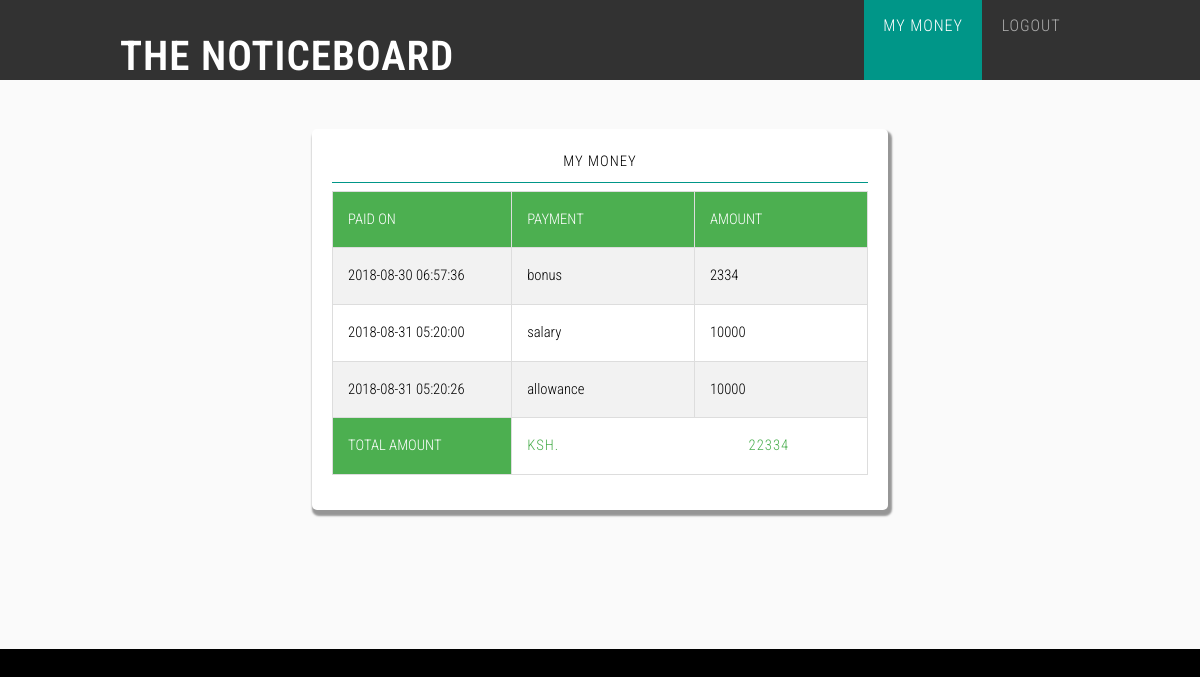
Page /login/my_money.php (signed in) on the committed database.
### tables this page shows
CREATE TABLE IF NOT EXISTS `payments` (
  `id` int(11) NOT NULL AUTO_INCREMENT,
  `username` varchar(40) NOT NULL,
  `amount` double NOT NULL,
  `payment_type` varchar(40) NOT NULL,
  `created_at` datetime NOT NULL,
  `updated_at` datetime NOT NULL,
  PRIMARY KEY (`id`)
);

### login/my_money.php (the view, shortened to what this page needs)
<!DOCTYPE HTML>
<html>
<head>
</head>
<body>
<div id="header">
    <div class="container">
        <div id="logo">
            <h1><a href="http://localhost/kaesa/">The NoticeBoard</a></h1>
        </div>
        <nav id="nav">
            <ul>
                <li class="active"><a href='#'>my money</a></li>
                <li><a href='http://localhost/kaesa/posts/assets/API/logout.coach.inc.php'>LOGOUT</a></li>
            </ul>
        </nav>
    </div>
</div>
<div id='page'>
    <div id='marketing' class='container'>
        <div id='card' class='container'>
            <h1 id='coaches'><a href=''> <center>MY MONEY </a> <center></h1><hr>
            <div style="overflow-x:auto;">
                <table style="width:100%">
                    <tr><th>PAID ON</th><th>PAYMENT </th> <th>AMOUNT </th>   </tr>
          <?php
$game = $_SESSION['username'];
$c_sql_query= "SELECT * FROM `payments` WHERE username = '$game'  ";
$c_post_content_result=mysql_query($c_sql_query);
if ($c_post_content_result || mysql_num_rows($c_post_content_result) > 0) {
    while ($c_content_puller = mysql_fetch_assoc($c_post_content_result)) {
        $payment_type = $c_content_puller['payment_type'];
        $amount = $c_content_puller['amount'];
        $date = $c_content_puller['created_at'];
        echo "
        <tr><td>$date</td><td>$payment_type</td> <td>$amount </td>
    ";
    }
}
?>
                <?php
                $sql = "SELECT sum(amount) FROM payments WHERE username = '$game' ";
                $q = mysql_query($sql);
                $row = mysql_fetch_array($q);
$amount = $row[0];
                    echo"
                     <tr ><th > TOTAL AMOUNT </th ><td colspan='2' ><h6>KSH.  $amount</h6></td >  </tr >
                    ";
                ?>
       </table>
            </div >
        </div ><BR ><BR >

### login/css/style.css (style rules this page uses)
body { background-color:#000; }
body,input,textarea,select { font-family: 'Roboto Condensed', sans-serif; font-weight: 300; font-size: 11pt; line-height: 1.75em; }
h1,h2,h3,h4,h5,h6 { letter-spacing: 1px; text-transform: uppercase; font-weight: 300; }
h1 a, h2 a, h3 a, h4 a, h5 a, h6 a { color: inherit; text-decoration: none; }
a { color: #ff0000; }
hr { border: 0; border-top: solid 1px #009688; }
p, ul, ol, dl, table { margin-bottom: 1em; }
#header { position: fixed; background-color:rgba(0,0,0,0.8); width:100%; height:80px; }
#header .container { position: relative; padding: 4em 0em; }
#logo { position: absolute; left: 0em; top: 3em; }
#logo a { display: block; text-decoration: none; font-size: 2.8em; font-weight: 600; color:#fff; }
#nav { position: absolute; right: 0em; top: 0em; }
#nav > ul > li { float: left; }
#nav > ul > li:last-child { padding-right: 0; }
#nav > ul > li > a, #nav > ul > li > span { display: block; margin-left: 0em; margin-top: 0em; padding-top:0em; padding: 0.80em 1.2em; letter-spacing: 0.06em; text-decoration: none; text-transform: uppercase; font-size: 1.1em; outline: 0; color: #aaa; }
#nav li.active a { background: #009688; height:80px; border-radius: 0px; color: #FFF; }
#page { background: rgb(250,250,250); }
#marketing { margin-top: 100px; }
#card { border-top: 5px solid color:#e95d3c; border-radius:5,5,5,5; background-color: rgb(255,255,255); width:60%; height:relative; border-radius: 5px; padding:20px; box-shadow: 2px 4px 2px 2px rgba(0,0,0,.4); }
#card hr { background-color: #009688; }

### login/css/style-desktop.css (style rules this page uses)
body,input,textarea,select { font-size: 11pt; }
#page { padding: 2em 0em 6em 0em; }

### login/my_money.php (style rules this page uses)
table, th, td { border: 1px solid #ddd; border-collapse: collapse; }
th, td { padding: 5px; }
th { height: 50px; }
th, td { padding: 15px; text-align: left; border-bottom: 1px solid #ddd; }
tr:nth-child(even) { background-color: #f2f2f2 }
th { background-color: #4CAF50; color: white; }
h6 { word-spacing: 185px; color: #4CAF50; }

### rows in the picture
payments: created_at "2018-08-30 06:57:36", payment_type "bonus", amount "2334"
payments: created_at "2018-08-31 05:20:00", payment_type "salary", amount "10000"
payments: created_at "2018-08-31 05:20:26", payment_type "allowance", amount "10000"

### other values in the picture
$amount "22334"
